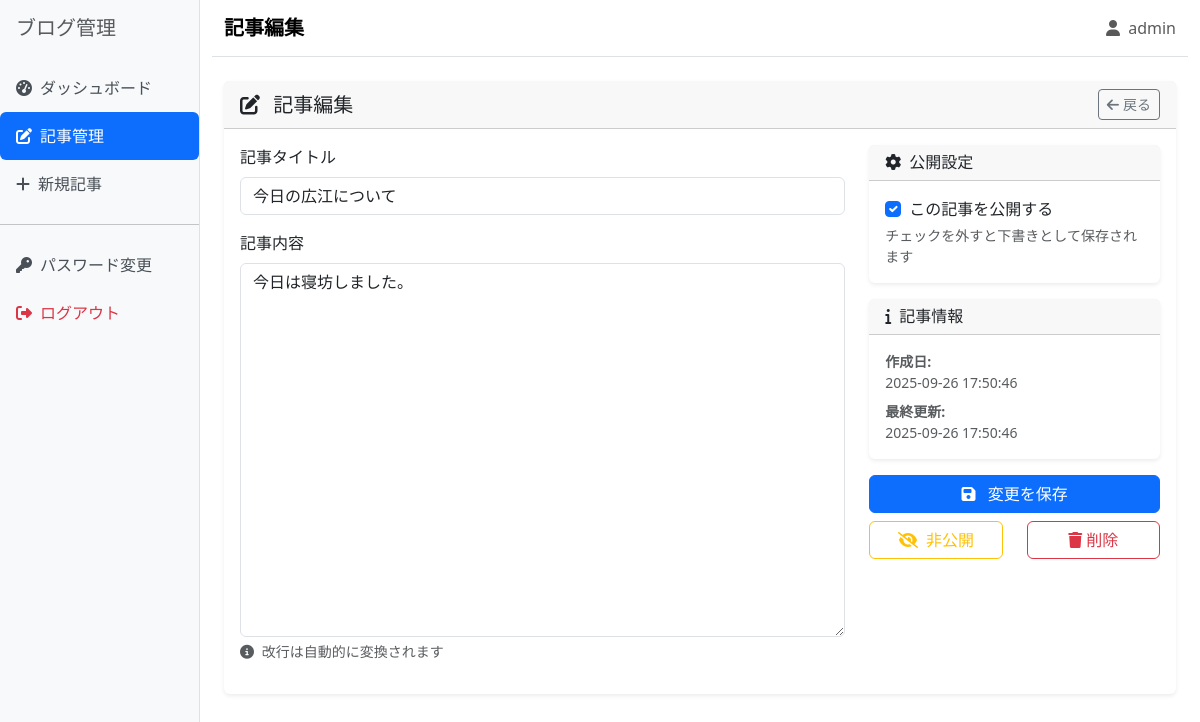
The page /admin/post/5/edit (signed in) on the database its author committed.
### app.py (models this page shows, shortened)
class Post(db.Model):
    __tablename__ = 'posts'
    id = db.Column(db.Integer, primary_key=True)
    title = db.Column(db.String(200), nullable=False)
    content = db.Column(db.Text, nullable=False)
    created_at = db.Column(db.DateTime, default=datetime.now)
    updated_at = db.Column(db.DateTime, default=datetime.now, onupdate=datetime.now)
    is_published = db.Column(db.Boolean, default=False)

### app.py (the view, shortened to what this page needs)
@app.route('/admin/post/<int:post_id>/edit', methods=['GET', 'POST'])
@login_required
def admin_post_edit(post_id):
    post = Post.query.get_or_404(post_id)
    post_tuple = (
        post.id,
        post.title,
        post.content,
        post.created_at.strftime('%Y-%m-%d %H:%M:%S'),
        post.updated_at.strftime('%Y-%m-%d %H:%M:%S'),
        post.is_published
    )
    return render_template('admin/post_form.html', post=post_tuple, action='編集')

### app.py (called while the page is built)
def login_required(f):
    @wraps(f)
    def decorated_function(*args, **kwargs):
        if 'admin_logged_in' not in session:
            flash('ログインが必要です', 'error')
            return redirect(url_for('login'))
        return f(*args, **kwargs)
    return decorated_function

### templates/admin/post_form.html (shortened to what this page needs)
{% extends "admin/base.html" %}
{% block page_title %}記事{{ action }}{% endblock %}
{% block content %}
<div class="row">
    <div class="col-12">
        <div class="card">
            <div class="card-header d-flex justify-content-between align-items-center">
                <h5 class="mb-0">
                    <i class="fas fa-{{ 'plus' if action == '作成' else 'edit' }} me-2"></i>
                    記事{{ action }}
                </h5>
                <a href="{{ url_for('admin_posts') }}" class="btn btn-outline-secondary btn-sm">
                    <i class="fas fa-arrow-left me-1"></i>戻る
                </a>
            </div>
            <div class="card-body">
                <form method="POST">
                    <div class="row">
                        <div class="col-md-8">
                            <div class="mb-3">
                                <label for="title" class="form-label">記事タイトル</label>
                                <input type="text"
                                       class="form-control"
                                       id="title"
                                       name="title"
                                       value="{{ post[1] if post else '' }}"
                                       required
                                       placeholder="記事のタイトルを入力してください">
                            </div>
                            <div class="mb-3">
                                <label for="content" class="form-label">記事内容</label>
                                <textarea class="form-control"
                                          id="content"
                                          name="content"
                                          rows="15"
                                          required
                                          placeholder="記事の内容を入力してください...">{{ post[2] if post else '' }}</textarea>
                                <div class="form-text">
                                    <i class="fas fa-info-circle me-1"></i>
                                    改行は自動的に変換されます
                                </div>
                            </div>
                        </div>
                        <div class="col-md-4">
                            <div class="card mb-3">
                                <div class="card-header">
                                    <h6 class="mb-0">
                                        <i class="fas fa-cog me-2"></i>公開設定
                                    </h6>
                                </div>
                                <div class="card-body">
                                    <div class="form-check">
                                        <input class="form-check-input"
                                               type="checkbox"
                                               id="is_published"
                                               name="is_published"
                                               {{ 'checked' if post and post[5] else '' }}>
                                        <label class="form-check-label" for="is_published">
                                            この記事を公開する
                                        </label>
                                    </div>
                                    <div class="form-text">
                                        チェックを外すと下書きとして保存されます
                                    </div>
                                </div>
                            </div>
                            {% if post %}
                            <div class="card mb-3">
                                <div class="card-header">
                                    <h6 class="mb-0">
                                        <i class="fas fa-info me-2"></i>記事情報
                                    </h6>
                                </div>
                                <div class="card-body">
                                    <p class="small text-muted mb-2">
                                        <strong>作成日:</strong><br>
                                        {{ post[3] }}
                                    </p>
                                    <p class="small text-muted mb-0">
                                        <strong>最終更新:</strong><br>
                                        {{ post[4] }}
                                    </p>
                                </div>
                            </div>
                            {% endif %}
                            <div class="d-grid gap-2">
                                <button type="submit" class="btn btn-primary">
                                    <i class="fas fa-save me-2"></i>
                                    {% if action == '作成' %}記事を作成{% else %}変更を保存{% endif %}
                                </button>
                                {% if post %}
                                <div class="row">
                                    <div class="col-6">
                                        <form method="POST" action="{{ url_for('admin_post_toggle', post_id=post[0]) }}">
                                            <button type="submit"
                                                    class="btn btn-outline-{{ 'warning' if post[5] else 'success' }} w-100">
                                                <i class="fas fa-{{ 'eye-slash' if post[5] else 'eye' }} me-1"></i>
                                                {{ '非公開' if post[5] else '公開' }}
                                            </button>
                                        </form>
                                    </div>
                                    <div class="col-6">
                                        <button type="button"
                                                class="btn btn-outline-danger w-100"
                                                onclick="confirmDelete({{ post[0] }}, '{{ post[1] }}')">
                                            <i class="fas fa-trash me-1"></i>削除
                                        </button>
                                    </div>
                                </div>
                                {% endif %}
                            </div>
                        </div>
                    </div>
                </form>
            </div>
        </div>
    </div>
</div>
{% endblock %}

### templates/admin/base.html (style rules this page uses)
.card { border: none; box-shadow: 0 0.125rem 0.25rem rgba(0, 0, 0, 0.075); }

### rows shown on the page
Post: title "今日の広江について", content "今日は寝坊しました。", created_at "2025-09-26 17:50:46", updated_at "2025-09-26 17:50:46", is_published "非公開"

### other values the page prints
{{ action }} "編集"
{{ session.admin_username }} "admin"
